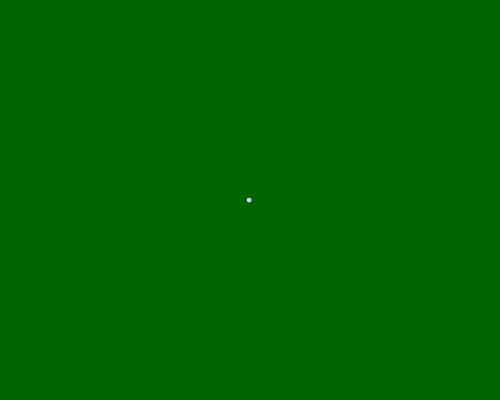
Frame 1 (no input)
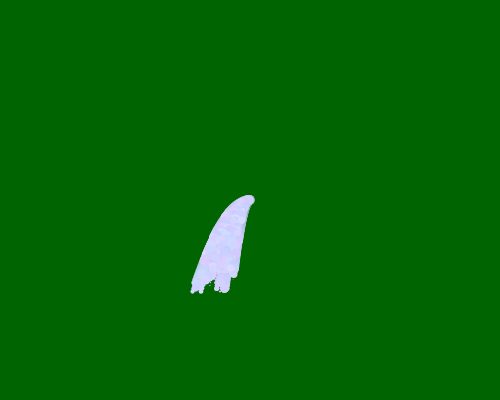
Frame 60 (no input)
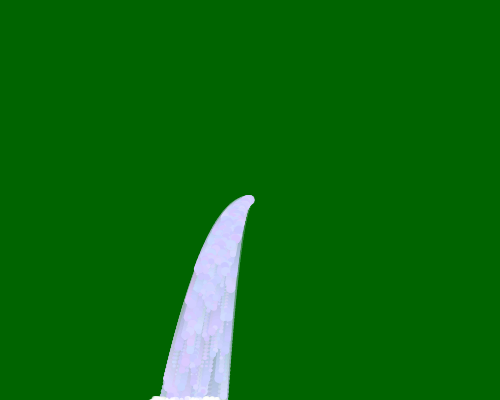
Frame 120 (the mouse pressed at the canvas centre since frame 60)

The p5.js sketch that drew these frames (run headless with seeded random() and noise() and a simulated clock; from frame 60 on, the mouse is pressed at the canvas centre):

// p5.js sketch
// ── sketch.js
var particle = [], gravity
function setup() {
	createCanvas(500, 400)
	background(0,100,0)
	createNewParticle()
	gravity = createVector(0, .05)	
	noStroke()
}

function draw() {
	background(0,100,0,5)
	var count = particle.length
	if(count){	
		for(var i = count-1  ; i >= 0; i-- ){
			particle[i].update()
			particle[i].display()
			particle[i].checkLife(i)
			particle[i].checkEdge()
		}	
	}	
	createNewParticle()
}

function Particle(){
	this.loc = createVector(width/2, height/2),
	this.vel = createVector(random(-.3,-1), 0),
	this.acc = createVector(),
	this.life = 255;
	this.rad = random(10)
	this.col = {
		r: random(200,220),
		g: random(200,220),
		b: 255, 
		a: this.life
	}
}

Particle.prototype = {
	update: function(){
		if(this.life > 0){
			this.applyForce(gravity)
			this.vel.add(this.acc)
			this.loc.add(this.vel)
			this.acc.mult(0)
			this.life -= 2
		}
	},
	display: function(){
		fill(this.col.r, this.col.g, this.col.b, this.col.a)
		ellipse(this.loc.x, this.loc.y, this.rad)
	},
	applyForce: function(f){
		var force = f.copy()
		this.acc.add(force)
	},
	checkLife: function(i){
		if(this.life < 1){
			particle.splice(i,1)
		}
	},
	checkEdge: function(){
		if(this.loc.y>height || this.loc.y<0){
			this.vel.y *= -random(.1)
			this.rad *= .7
			this.waterWhite()
		}
		if(this.loc.x< 0 || this.loc.x>width){
			this.vel.x += -random(.1)
			this.rad *= .7
			this.waterWhite()
		}
	},
	waterWhite: function(){
		this.col.r = 255;
		this.col.g = 255;
		this.col.b = 255;
		this.col.a = 155;
	}
}

function createNewParticle(){
	if(particle.length<1000){
		var newParticle = []
		for(var i = 0; i<5; i++){		
			newParticle[i] = new Particle()
			particle.push(newParticle[i])		
		}
	}
}
